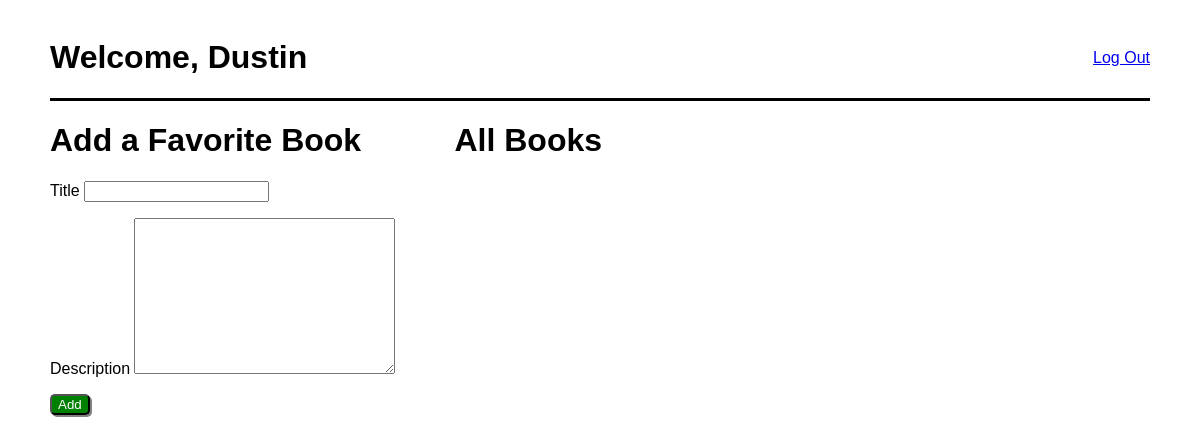
The page /books (signed in) on the database as committed earlier.
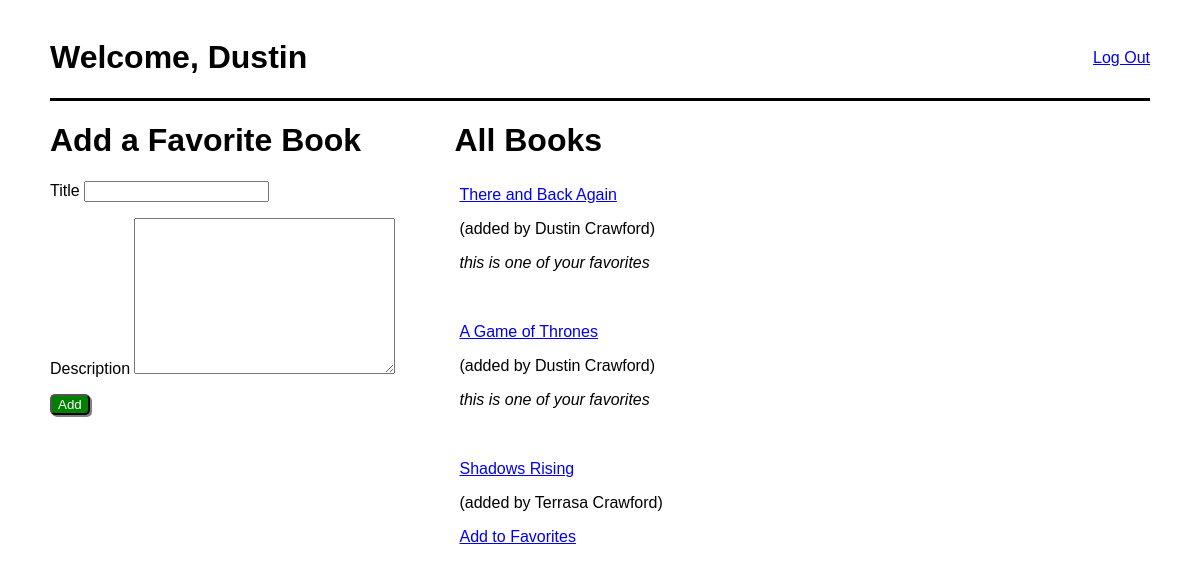
The same page on the database as committed later.
### books_app/models.py (models this page shows)
class User(models.Model):
    first_name = models.CharField(max_length=45)
    last_name = models.CharField(max_length=45)
    email = models.CharField(max_length=45)
    password = models.CharField(max_length=255)
    created_at = models.DateTimeField(auto_now_add=True)
    updated_at = models.DateTimeField(auto_now=True)
    objects = UserManager()

class Book(models.Model):
    title = models.CharField(max_length=255)
    desc = models.TextField()
    created_at = models.DateTimeField(auto_now_add=True)
    updated_at = models.DateTimeField(auto_now=True)
    uploaded_by_id = models.ManyToManyField(User, related_name="books_uploaded")
    users_who_like = models.ManyToManyField(User, related_name="liked_books")
    objects = BookManager()

### books_app/views.py (the view)
# urls.py: path('books', views.books),
def books(request):
    if not 'user_id' in request.session:
        return redirect('/')
    else:
        context = {
            'user': User.objects.get(id=request.session['user_id']),
            'books': Book.objects.all(),
        }
        return render(request, 'books.html', context)

### books_app/templates/books.html (shortened to what this page needs)
<!DOCTYPE html>
<html lang="en">
<head>
    {% load static %}
    <link rel="stylesheet" href="{% static 'css/style.css' %}">
</head>
<body>
    <div class="container">
        <div class="navbar">
            <h1>Welcome, {{ user.first_name }}</h1>
            <a href="/logout">Log Out</a>
        </div>
        <div class="form-container">
            <h1>Add a Favorite Book</h1>
            <form action="/add_book" method="POST">
                <p>
                    Title
                    <input type="text" name="title">
                </p>
                <p>
                    Description
                    <textarea name="desc" cols="30" rows="10"></textarea>
                </p>
                <button class="btn-login" type="submit">Add</button>
            </form>
        </div>
        <div class="form-container">
            <h1>All Books</h1>
            {% for book in books %}
                <div class="card">
                    <a href="/books/{{ book.id }}">{{ book.title }}</a>
                    <p>(added by {{ book.uploaded_by_id.first.first_name }} {{ book.uploaded_by_id.first.last_name }})</p>
                    {% if user in book.users_who_like.all %}
                        <p class="italicize">this is one of your favorites</p>
                    {% else %}
                        <a href="/like_book/{{ book.id }}">Add to Favorites</a>
                    {% endif %}
                </div>
            {% endfor %}
        </div>
    </div>
</body>
</html>

### books_app/static/css/style.css (style rules this page uses)
body { font-family: Arial, Helvetica, sans-serif; }
.form-container { display: inline-block; vertical-align: top; width: 400px; }
.btn-login { background-color: green; color: white; border-radius: 5px; box-shadow: 2px 2px grey; }
.container { width: 1100px; margin: 0 auto; padding: 10px; }
.navbar { display: flex; justify-content: space-between; align-items: center; border-bottom: 3px solid black; }
.italicize { font-style: italic; }
.card { padding: 5px; margin-bottom: 25px; }

Rows that differ between the two databases and show on the page:
added Book: title "There and Back Again", uploaded_by_id.first.first_name "Dustin", uploaded_by_id.first.last_name "Crawford", shows "this is one of your favorites"
added Book: title "A Game of Thrones", uploaded_by_id.first.first_name "Dustin", uploaded_by_id.first.last_name "Crawford", shows "this is one of your favorites"
added Book: title "Shadows Rising", uploaded_by_id.first.first_name "Terrasa", uploaded_by_id.first.last_name "Crawford"
